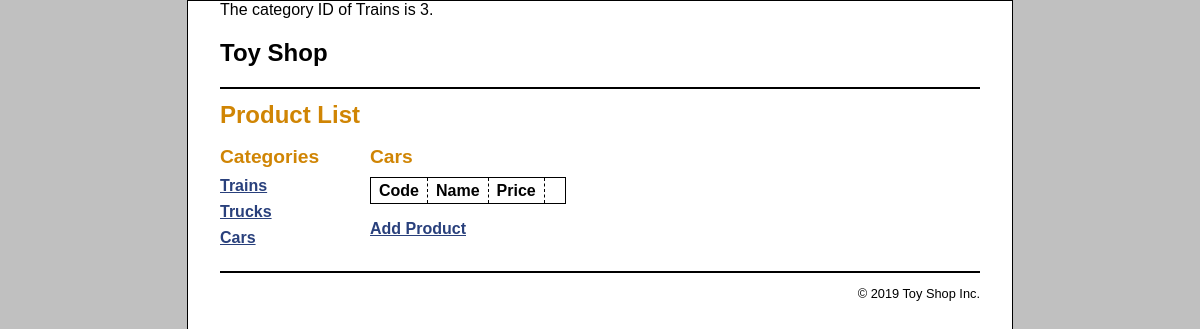
Screenshot of /product_manager/index.php?category_id=3 with the database file from the repository.
### tables this page shows
CREATE TABLE categories (
  categoryID       INT(11)        NOT NULL   AUTO_INCREMENT,
  categoryName     VARCHAR(255)   NOT NULL,
  PRIMARY KEY (categoryID)
);

### model/category_db.php (called while the page is built, shortened)
<?php
function get_categories() {
    global $db;
    $query = 'SELECT * FROM categories
              ORDER BY categoryID';
    $statement = $db->prepare($query);
    $statement->execute();
    return $statement;
}
function get_category_name($category_id) {
    global $db;
    $query = 'SELECT * FROM categories
              WHERE categoryID = :category_id';
    $statement = $db->prepare($query);
    $statement->bindValue(':category_id', $category_id);
    $statement->execute();
    $category = $statement->fetch();
    $category_name = $category['categoryName'];
    return $category_name;
}
?>

### product_manager/product_list.php (the view, shortened to what this page needs)
<?php include '../view/header.php'; ?>
<main>
    <h1>Product List</h1>
    <aside>
        <h2>Categories</h2>
        <nav>
        <ul>
        <?php foreach ($categories as $category) : ?>
            <li>
            <a href="?category_id=<?php echo $category['categoryID']; ?>">
                <?php echo $category['categoryName']; ?>
            </a>
            </li>
        <?php endforeach; ?>
        </ul>
        </nav>
    </aside>
    <section>
        <h2><?php echo $category_name; ?></h2>
        <table>
            <tr>
                <th>Code</th>
                <th>Name</th>
                <th class="right">Price</th>
                <th>&nbsp;</th>
            </tr>
        </table>
        <p class="last_paragraph">
        <a href="?action=show_add_form">Add Product</a>
        </p>
</section>
</main>
<?php include '../view/footer.php'; ?>

### main.css (style rules this page uses)
html { background-color: rgb(192, 192, 192); }
body { font-family: Arial, Helvetica, sans-serif; width: 760px; margin: 0 auto; padding: 0 2em; background-color: white; border: 1px solid black; }
aside { float: left; width: 150px; }
section { float: left; width: 500px; }
h1 { font-size: 150%; margin: .5em 0; }
h2 { font-size: 120%; margin: .25em 0 .5em; }
h1, h2 { color: rgb(208, 133, 4); }
ul { list-style-type: none; margin: 0; padding-left: 0; padding-bottom: 1em; }
li { padding-bottom: 0.5em; }
a { color: rgb(41, 64, 124); font-weight: bold; }
table { border: 1px solid black; border-collapse: collapse; margin-bottom: 1em; }
td, th { border: 1px dashed black; padding: .2em .5em .2em .5em; text-align: left; }
.right { text-align: right; }
.last_paragraph { margin-bottom: 2em; }

### rows the page displays
categories: categoryName "Trains"
categories: categoryName "Trucks"
categories: categoryName "Cars"

### other values shown
$category_id "3"
